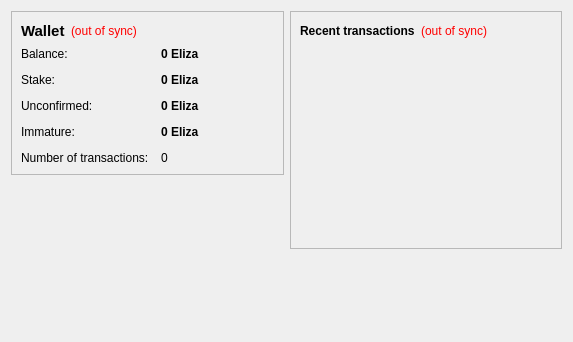
<?xml version="1.0" encoding="UTF-8"?>
<ui version="4.0">
 <class>OverviewPage</class>
 <widget class="QWidget" name="OverviewPage">
  <property name="geometry">
   <rect>
    <x>0</x>
    <y>0</y>
    <width>573</width>
    <height>342</height>
   </rect>
  </property>
  <property name="windowTitle">
   <string>Form</string>
  </property>
  <layout class="QHBoxLayout" name="horizontalLayout" stretch="1,1">
   <item>
    <layout class="QVBoxLayout" name="verticalLayout_2">
     <item>
      <widget class="QFrame" name="frame">
       <property name="frameShape">
        <enum>QFrame::StyledPanel</enum>
       </property>
       <property name="frameShadow">
        <enum>QFrame::Raised</enum>
       </property>
       <layout class="QVBoxLayout" name="verticalLayout_4">
        <item>
         <layout class="QHBoxLayout" name="horizontalLayout_4">
          <item>
           <widget class="QLabel" name="label_5">
            <property name="font">
             <font>
              <pointsize>11</pointsize>
              <weight>75</weight>
              <bold>true</bold>
             </font>
            </property>
            <property name="text">
             <string>Wallet</string>
            </property>
           </widget>
          </item>
          <item>
           <widget class="QLabel" name="labelWalletStatus">
            <property name="toolTip">
             <string>The displayed information may be out of date. Your wallet automatically synchronizes with the Eliza network after a connection is established, but this process has not completed yet.</string>
            </property>
            <property name="styleSheet">
             <string notr="true">QLabel { color: red; }</string>
            </property>
            <property name="text">
             <string notr="true">(out of sync)</string>
            </property>
            <property name="alignment">
             <set>Qt::AlignLeading|Qt::AlignLeft|Qt::AlignVCenter</set>
            </property>
           </widget>
          </item>
          <item>
           <spacer name="horizontalSpacer_2">
            <property name="orientation">
             <enum>Qt::Horizontal</enum>
            </property>
            <property name="sizeHint" stdset="0">
             <size>
              <width>40</width>
              <height>20</height>
             </size>
            </property>
           </spacer>
          </item>
         </layout>
        </item>
        <item>
         <layout class="QFormLayout" name="formLayout_2">
          <property name="fieldGrowthPolicy">
           <enum>QFormLayout::AllNonFixedFieldsGrow</enum>
          </property>
          <property name="horizontalSpacing">
           <number>12</number>
          </property>
          <property name="verticalSpacing">
           <number>12</number>
          </property>
          <item row="0" column="0">
           <widget class="QLabel" name="label">
            <property name="text">
             <string>Balance:</string>
            </property>
           </widget>
          </item>
          <item row="0" column="1">
           <widget class="QLabel" name="labelBalance">
            <property name="font">
             <font>
              <weight>75</weight>
              <bold>true</bold>
             </font>
            </property>
            <property name="cursor">
             <cursorShape>IBeamCursor</cursorShape>
            </property>
            <property name="toolTip">
             <string>Your current balance</string>
            </property>
            <property name="text">
             <string notr="true">0 Eliza</string>
            </property>
            <property name="textInteractionFlags">
             <set>Qt::LinksAccessibleByMouse|Qt::TextSelectableByKeyboard|Qt::TextSelectableByMouse</set>
            </property>
           </widget>
          </item>
          <item row="1" column="0">
           <widget class="QLabel" name="label_6">
            <property name="text">
             <string>Stake:</string>
            </property>
           </widget>
          </item>
          <item row="1" column="1">
           <widget class="QLabel" name="labelStake">
            <property name="font">
             <font>
              <weight>75</weight>
              <bold>true</bold>
             </font>
            </property>
            <property name="cursor">
             <cursorShape>IBeamCursor</cursorShape>
            </property>
            <property name="toolTip">
             <string>Total of coins that was staked, and do not yet count toward the current balance</string>
            </property>
            <property name="text">
             <string notr="true">0 Eliza</string>
            </property>
            <property name="textInteractionFlags">
             <set>Qt::LinksAccessibleByMouse|Qt::TextSelectableByKeyboard|Qt::TextSelectableByMouse</set>
            </property>
           </widget>
          </item>
          <item row="2" column="0">
           <widget class="QLabel" name="label_3">
            <property name="text">
             <string>Unconfirmed:</string>
            </property>
           </widget>
          </item>
          <item row="2" column="1">
           <widget class="QLabel" name="labelUnconfirmed">
            <property name="font">
             <font>
              <weight>75</weight>
              <bold>true</bold>
             </font>
            </property>
            <property name="cursor">
             <cursorShape>IBeamCursor</cursorShape>
            </property>
            <property name="toolTip">
             <string>Total of transactions that have yet to be confirmed, and do not yet count toward the current balance</string>
            </property>
            <property name="text">
             <string notr="true">0 Eliza</string>
            </property>
            <property name="textInteractionFlags">
             <set>Qt::LinksAccessibleByMouse|Qt::TextSelectableByKeyboard|Qt::TextSelectableByMouse</set>
            </property>
           </widget>
          </item>
          <item row="3" column="0">
           <widget class="QLabel" name="labelImmatureText">
            <property name="text">
             <string>Immature:</string>
            </property>
           </widget>
          </item>
          <item row="3" column="1">
           <widget class="QLabel" name="labelImmature">
            <property name="font">
             <font>
              <weight>75</weight>
              <bold>true</bold>
             </font>
            </property>
            <property name="toolTip">
             <string>Mined balance that has not yet matured</string>
            </property>
            <property name="text">
             <string notr="true">0 Eliza</string>
            </property>
            <property name="textInteractionFlags">
             <set>Qt::LinksAccessibleByMouse|Qt::TextSelectableByKeyboard|Qt::TextSelectableByMouse</set>
            </property>
           </widget>
          </item>
          <item row="4" column="0">
           <widget class="QLabel" name="label_2">
            <property name="text">
             <string>Number of transactions:</string>
            </property>
           </widget>
          </item>
          <item row="4" column="1">
           <widget class="QLabel" name="labelNumTransactions">
            <property name="toolTip">
             <string>Total number of transactions in wallet</string>
            </property>
            <property name="text">
             <string notr="true">0</string>
            </property>
           </widget>
          </item>
         </layout>
        </item>
       </layout>
      </widget>
     </item>
     <item>
      <spacer name="verticalSpacer">
       <property name="orientation">
        <enum>Qt::Vertical</enum>
       </property>
       <property name="sizeHint" stdset="0">
        <size>
         <width>20</width>
         <height>40</height>
        </size>
       </property>
      </spacer>
     </item>
    </layout>
   </item>
   <item>
    <layout class="QVBoxLayout" name="verticalLayout_3">
     <item>
      <widget class="QFrame" name="frame_2">
       <property name="frameShape">
        <enum>QFrame::StyledPanel</enum>
       </property>
       <property name="frameShadow">
        <enum>QFrame::Raised</enum>
       </property>
       <layout class="QVBoxLayout" name="verticalLayout">
        <item>
         <layout class="QHBoxLayout" name="horizontalLayout_2">
          <item>
           <widget class="QLabel" name="label_4">
            <property name="text">
             <string>&lt;b&gt;Recent transactions&lt;/b&gt;</string>
            </property>
           </widget>
          </item>
          <item>
           <widget class="QLabel" name="labelTransactionsStatus">
            <property name="toolTip">
             <string>The displayed information may be out of date. Your wallet automatically synchronizes with the Eliza network after a connection is established, but this process has not completed yet.</string>
            </property>
            <property name="styleSheet">
             <string notr="true">QLabel { color: red; }</string>
            </property>
            <property name="text">
             <string notr="true">(out of sync)</string>
            </property>
            <property name="alignment">
             <set>Qt::AlignRight|Qt::AlignTrailing|Qt::AlignVCenter</set>
            </property>
           </widget>
          </item>
          <item>
           <spacer name="horizontalSpacer">
            <property name="orientation">
             <enum>Qt::Horizontal</enum>
            </property>
            <property name="sizeHint" stdset="0">
             <size>
              <width>40</width>
              <height>20</height>
             </size>
            </property>
           </spacer>
          </item>
         </layout>
        </item>
        <item>
         <widget class="QListView" name="listTransactions">
          <property name="styleSheet">
           <string notr="true">QListView { background: transparent; }</string>
          </property>
          <property name="frameShape">
           <enum>QFrame::NoFrame</enum>
          </property>
          <property name="verticalScrollBarPolicy">
           <enum>Qt::ScrollBarAlwaysOff</enum>
          </property>
          <property name="horizontalScrollBarPolicy">
           <enum>Qt::ScrollBarAlwaysOff</enum>
          </property>
          <property name="selectionMode">
           <enum>QAbstractItemView::NoSelection</enum>
          </property>
         </widget>
        </item>
       </layout>
      </widget>
     </item>
     <item>
      <spacer name="verticalSpacer_2">
       <property name="orientation">
        <enum>Qt::Vertical</enum>
       </property>
       <property name="sizeHint" stdset="0">
        <size>
         <width>20</width>
         <height>40</height>
        </size>
       </property>
      </spacer>
     </item>
    </layout>
   </item>
  </layout>
 </widget>
 <resources/>
 <connections/>
</ui>
